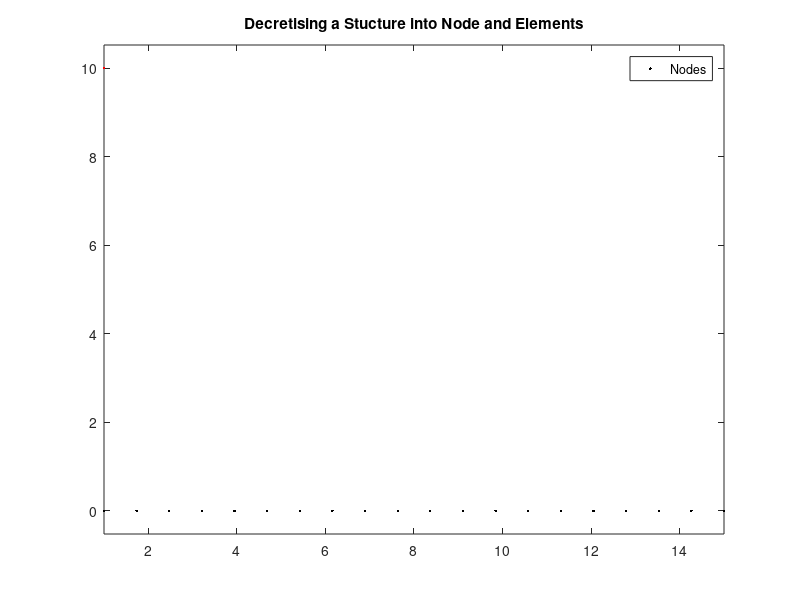

This figure's MATLAB source:

%% Clear all variables

clc;clear;close all;

%% Define number of nodes and element

struc_length = 15;
nodenum = 20;
elemnum = nodenum - 1;


% descretize
coords = linspace(1,struc_length,nodenum);

% plot the structure
plot(coords,0,'.k',MarkerSize=10,Color='r')
axis equal
title('Decretising a Stucture into Node and Elements')
legend('Nodes')


